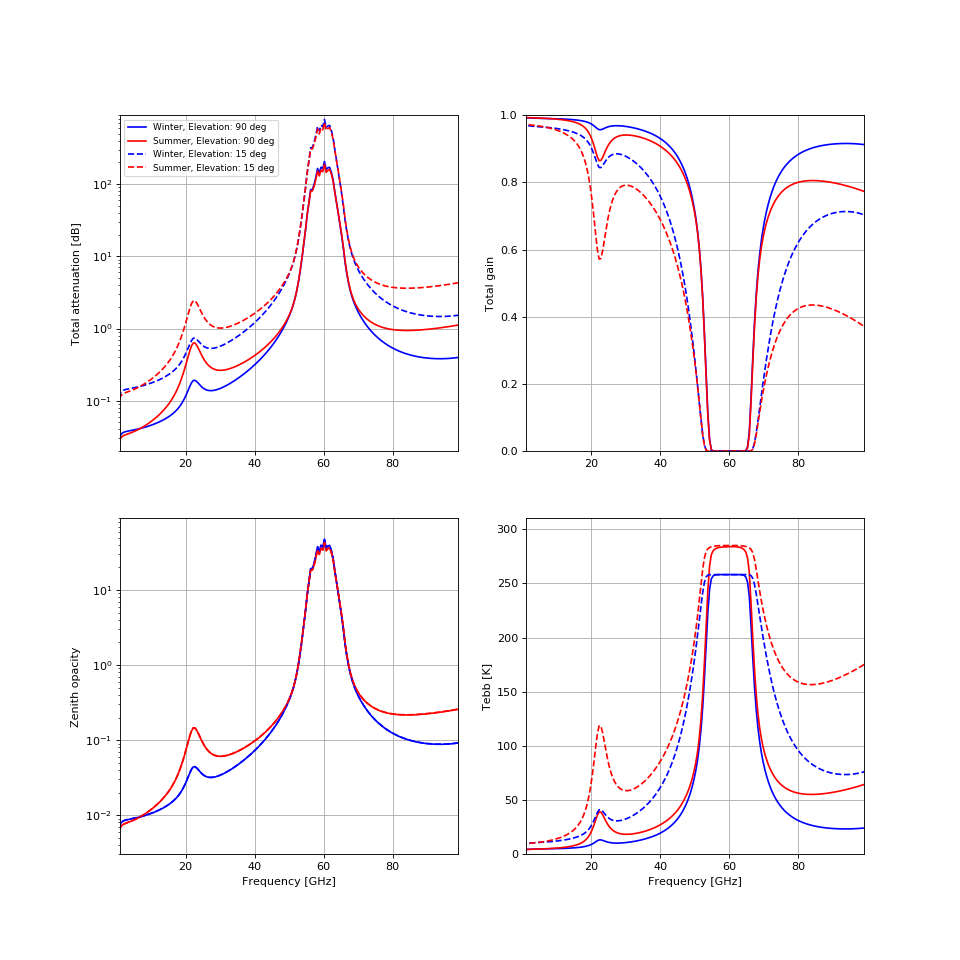

Generate this figure with Python:
obs_alt = 300 * u.m
_freqs = np.arange(0.25, 100, 0.5)
freq_grid = _freqs * u.GHz
# >>>
cases = [
    # elevation, profile, label, linestyle
    (90 * u.deg, atm.profile_highlat_winter, 'Winter, Elevation: 90 deg', 'b-'),
    (90 * u.deg, atm.profile_highlat_summer, 'Summer, Elevation: 90 deg', 'r-'),
    (15 * u.deg, atm.profile_highlat_winter, 'Winter, Elevation: 15 deg', 'b--'),
    (15 * u.deg, atm.profile_highlat_summer, 'Summer, Elevation: 15 deg', 'r--'),
    ]
# ...
plt.close()
fig, axes = plt.subplots(2, 2, figsize=(12, 12))
for elev, profile, label, linestyle in cases:
# ...
    atm_layers_cache = atm.atm_layers(freq_grid, profile)
    total_atten, refraction, tebb = atm.atten_slant_annex1(
        elev, obs_alt, atm_layers_cache, t_bg=2.73 * u.K
        )
    opacity = atm.opacity_from_atten(total_atten, elev)
# ...
    print('Refraction for {}: {:.1f}'.format(label, refraction.to(u.arcsec)))
# ...
    _ = axes[0, 0].plot(_freqs, total_atten.to(cnv.dB).value, linestyle, label=label)
    _ = axes[0, 1].plot(_freqs, 1 / total_atten.to(cnv.dimless).value, linestyle, label=label)
    _ = axes[1, 0].plot(_freqs, opacity.to(cnv.dimless).value, linestyle, label=label)
    _ = axes[1, 1].plot(_freqs, tebb.to(u.K).value, linestyle, label=label)
# Refraction for Winter, Elevation: 90 deg: -0.0 arcsec
# Refraction for Summer, Elevation: 90 deg: -0.0 arcsec
# Refraction for Winter, Elevation: 15 deg: -228.6 arcsec
# Refraction for Summer, Elevation: 15 deg: -237.9 arcsec
axes[0, 0].semilogy()  # doctest: +IGNORE_OUTPUT
axes[1, 0].semilogy()  # doctest: +IGNORE_OUTPUT
axes[0, 0].legend(*axes[0, 0].get_legend_handles_labels(), loc='upper left', fontsize=8)  # doctest: +IGNORE_OUTPUT
axes[0, 0].set_ylabel('Total attenuation [dB]')  # doctest: +IGNORE_OUTPUT
axes[0, 1].set_ylabel('Total gain')  # doctest: +IGNORE_OUTPUT
axes[1, 0].set_ylabel('Zenith opacity')  # doctest: +IGNORE_OUTPUT
axes[1, 1].set_ylabel('Tebb [K]')  # doctest: +IGNORE_OUTPUT
axes[0, 0].set_ylim((2e-2, 9e2))  # doctest: +IGNORE_OUTPUT
axes[0, 1].set_ylim((0, 1))  # doctest: +IGNORE_OUTPUT
axes[1, 0].set_ylim((3e-3, 9e1))  # doctest: +IGNORE_OUTPUT
axes[1, 1].set_ylim((0, 310))  # doctest: +IGNORE_OUTPUT
# >>>
for idx, ax in enumerate(axes.flat):
    ax.grid()  # doctest: +IGNORE_OUTPUT
    ax.set_xlim((1, 99))  # doctest: +IGNORE_OUTPUT
    if idx >= 2:
        ax.set_xlabel('Frequency [GHz]')  # doctest: +IGNORE_OUTPUT
# ...
